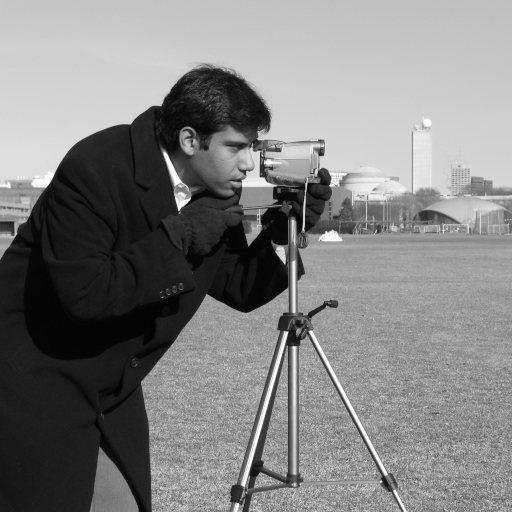
#> input picture skimage.data.camera(), 512 x 512 px
$ jupyter execute --allow-errors adv4_warping.ipynb   (shell and % lines are left out)
#> lines starting #> are read from the running program, lines starting #| are printed output that depends on the picture; after the words box and inside, x2 and y2 are one past the last pixel; in counts of white or black regions, pixels touching at a corner belong together
[cell 1]
from __future__ import division, print_function
import numpy as np

# Overview

- http://scikit-image.org/docs/stable/api/skimage.transform.html
- http://scikit-image.org/docs/stable/api/skimage.transform.html#skimage.transform.warp
- http://scikit-image.org/docs/stable/api/skimage.transform.html#skimage.transform.AffineTransform (and other similar classes)

# Image rotation from scratch

The following code shows how to rotate an image using the skimage (scikit-image) library.

[cell 2]
import matplotlib.pyplot as plt
from skimage import transform, data

camera = data.camera()
#> camera is the input picture: shape (512, 512); min 0, max 255, mean 129.1
rotated = transform.rotate(camera, 30)
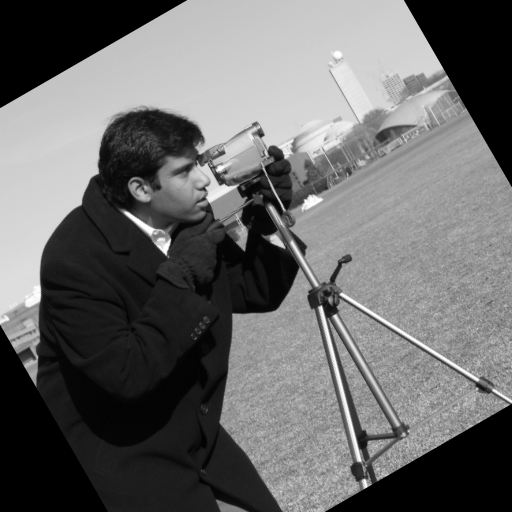
#> rotated: shape (512, 512) float64; min 0, max 1, mean 0.416

f, (ax0, ax1) = plt.subplots(1, 2, figsize=(10, 5))
ax0.imshow(camera, cmap='gray')
ax1.imshow(rotated, cmap='gray');

<span style="font-size: 150%;">**Exercise:** Write an algorithm from scratch that will
do the same (i.e., take an input image as an ndarray, and rotate it).</span>

If you feel creative, you can also write code to magnify (zoom) the image.
<p></p>
You may need: http://en.wikipedia.org/wiki/Polar_coordinate_system
<p></p>
A (bad) solution is given below--but try it yourself before looking!

### A problematic approach

[cell 3]
from skimage import color

[cell 4]
def rotate(image, theta):
#> called with theta = 40
    theta = np.deg2rad(theta)

    height, width = image.shape[:2]
#> height = 512; width = 512
    out = np.zeros_like(image)

    centre_x, centre_y = width / 2., height / 2.
#> centre_x = 256; centre_y = 256

    for x in range(width):
        for y in range(height):

            x_c = x - centre_x
            y_c = y - centre_y

            # Determine polar coordinate of pixel
            radius = np.sqrt(x_c**2 + y_c**2)
            angle = np.arctan2(y_c, x_c)

            new_angle = angle + theta

            new_x = radius * np.cos(new_angle)
            new_y = radius * np.sin(new_angle)

            new_x = new_x + centre_x
            new_y = new_y + centre_y

            if (new_x >= width) or (new_x < 0) or\
               (new_y >= height) or (new_y < 0):
                    continue
            else:
                out[int(new_y), int(new_x)] = image[y, x]
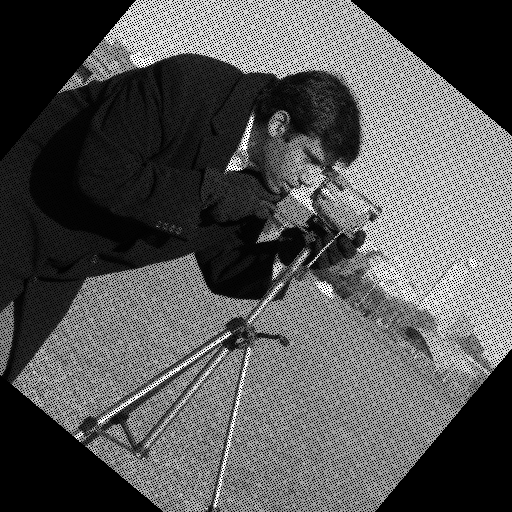
#> out: shape (512, 512); min 0, max 255, mean 86.8

    return out

rotated = rotate(camera, 40)

plt.imshow(rotated, cmap='gray', interpolation='nearest');

## And while we can attempt to fix the problem...

...this is not an optimal approach

[cell 5]
# Attempt at fixing the holes using a median filter
# -- it works, sort of, but it's not the best approach.

height, width = rotated.shape[:2]
#> height = 512; width = 512

out = rotated.copy()

for x in range(1, width - 1):
    for y in range(1, height - 1):
        if out[y, x] == 0:
            out[y, x] = np.median([out[y, x-1],
                                   out[y, x+1],
                                   out[y+1, x],
                                   out[y-1, x]])
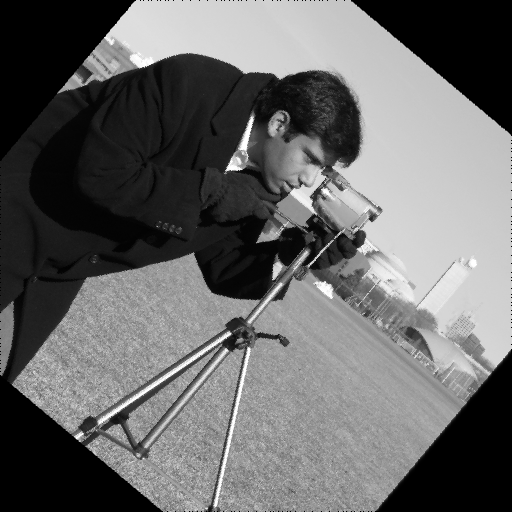
#> out: shape (512, 512); 14.32% of pixels changed, all inside (x1, y1, x2, y2) = (1, 1, 511, 511)

plt.imshow(out, cmap='gray', interpolation='nearest');

[cell 6]
A = np.array([[4, 2], [1, 6]])
print(A)

[cell 7]
plt.imshow(A, cmap='gray', interpolation='nearest');

# For later discussion: interpolation

## Bi-linear interpolation

<div style="clear: both;"/>

Also see [bilinear interpolation on Wikipedia](http://en.wikipedia.org/wiki/Bilinear_interpolation)

# Some warping experiments!

## Fish-eye

[cell 8]
from skimage import transform, data, io
import numpy as np
import matplotlib.pyplot as plt

# Load face
face = io.imread('../images/stefan.jpg')
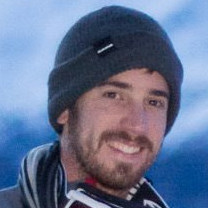
#> input picture images/stefan.jpg, 208 x 208 px
#> face is the input picture: shape (208, 208, 3); mean R, G, B 100.1, 113.5, 144.4

# Get the eye nicely in the middle
face = face[:185, 15:]
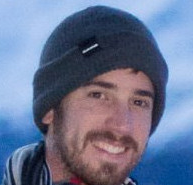
#> face: shape (185, 193, 3); mean R, G, B 105, 115.7, 144.8

[cell 9]
plt.imshow(face)
plt.plot([face.shape[1]/2.], [face.shape[0]/2.], 'or', markersize=14, alpha=0.4)
plt.axis('image');

[cell 10]
# Define a transformation on the x-y coordinates

def fisheye(xy):
    center = np.mean(xy, axis=0)
    xc, yc = (xy - center).T

    # Polar coordinates
    r = np.sqrt(xc**2 + yc**2)
    theta = np.arctan2(yc, xc)

    r = 0.8 * np.exp(r**(1/2.1) / 1.8)

    return np.column_stack((r * np.cos(theta), r * np.sin(theta))) + center

[cell 11]
# Warp and display

out = transform.warp(face, fisheye)
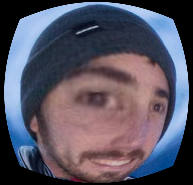
#> out: shape (185, 193, 3) float64; mean R, G, B 0.347, 0.332, 0.392

f, (ax0, ax1) = plt.subplots(1, 2, figsize=(10, 5))
ax0.imshow(face)
ax0.set_axis_off()

ax1.imshow(out)
ax1.set_axis_off()

plt.title('Knock! Knock!')
plt.show()

## Run the following scripts for fun:

(Open up the terminal in the "scripts" directory first)

- **deswirl.py** (run using: ``python deswirl.py``)

    In the UK, a criminal tried to hide his identity by posting
    swirled pictures of his face online.  Here, we use the
    Mona Lisa to illustrate what he did.  Can you restore
    her face back to normal? (Note that you can adjust the
    position of the red dot, as well as move the sliders.)


- **clock_deblur.py**

    I took a picture of a wall clock while moving the camera.  Or perhaps the clock moved.
    Either way, now I cannot read the time!  I've implemented a deblurring
    algorithm--can you adjust its parameters to help me pin-point
    the time?

# Here's code for a swirl transform:

[cell 12]
from skimage import transform

def swirl(xy, center=[0, 0], strength=1, radius=100, rotation=0):
    """Compute the coordinate mapping for a swirl transformation.

    """
    x, y = xy.T
    x0, y0 = center
    rho = np.sqrt((x - x0)**2 + (y - y0)**2)

    # Ensure that the transformation decays to approximately 1/1000-th
    # within the specified radius.
    radius = radius / 5 * np.log(2)

    theta = rotation + strength * \
            np.exp(-rho / radius) + \
            np.arctan2(y - y0, x - x0)

    xy[..., 0] = x0 + rho * np.cos(theta)
    xy[..., 1] = y0 + rho * np.sin(theta)

    return xy


h, w = face.shape[:2]
#> h = 185; w = 193

parameters = {'center': [w/2., h/2.],
              'strength': 8,
              'radius': 90,
              'rotation':  0}

out = transform.warp(face, swirl, parameters)

[cell 13]
f, (ax0, ax1) = plt.subplots(1, 2, figsize=(8, 4))

ax0.imshow(face)
ax1.imshow(out);

# Can you come up with an even better distortion?

## Start with this template:

[cell 14]
def my_warp(xy):
    x = xy[:, 0]
    y = xy[:, 1]

    x = x + 1.5 * np.sin(y / 3)

    return np.hstack((x, y))

image = plt.imread('../images/stefan.jpg')
out = transform.warp(image, my_warp)
#> out: shape (208, 208, 3) float64

f, (ax0, ax1) = plt.subplots(1, 2, figsize=(8, 4))
ax0.imshow(image)
ax1.imshow(out);

## Composing Transformations

scikit-image allows you to compose several transformations.  For example:

[cell 15]
from skimage import data

cat = data.chelsea()
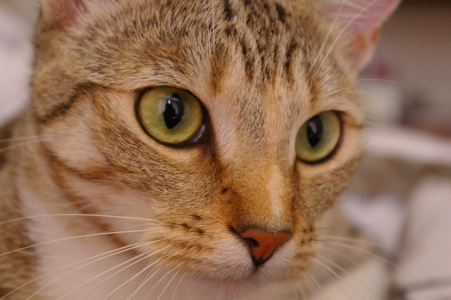
#> input picture skimage.data.chelsea(), 451 x 300 px
#> cat is the input picture: shape (300, 451, 3); mean R, G, B 147.7, 111.4, 86.8
horizontal_shift = transform.SimilarityTransform(translation=[20, 0])

multiple_shifts = horizontal_shift + horizontal_shift + horizontal_shift

f, (ax0, ax1, ax2) = plt.subplots(1, 3, figsize=(15, 5))
ax0.imshow(cat)
ax1.imshow(transform.warp(cat, horizontal_shift.inverse))    # Note the inverse!
ax2.imshow(transform.warp(cat, multiple_shifts.inverse));
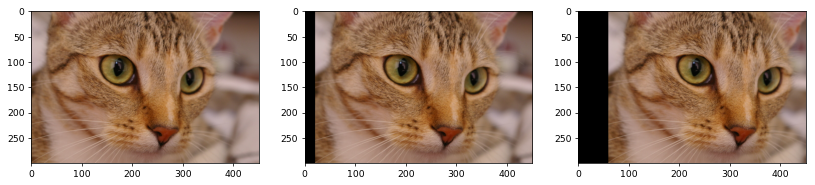
#> figure drawn by matplotlib, 3 panels

The `transform` module allows us to rotate images.  The inner workings is something like this:

[cell 16]
def my_rotate(image, angle):
#> called with angle = 30
    rotation_tf = transform.SimilarityTransform(rotation=np.deg2rad(angle))
    return transform.warp(image, rotation_tf.inverse)
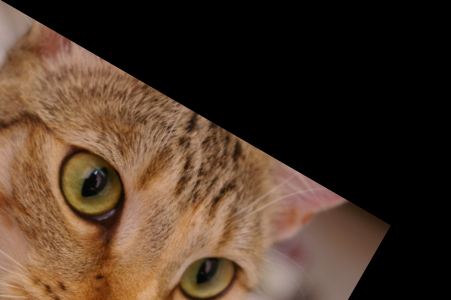
#> returned value: shape (300, 451, 3) float64; mean of channels 0, 1, 2 0.296, 0.216, 0.157; drawn as R, G, B

plt.imshow(my_rotate(cat, 30))

Note that this rotates the cat around the origin (top-left).

**Can you modify `my_rotate` to rotate the image around the center?**

*Hint:*

1. Shift the image (see above) so that the center of the image lies at (0, 0)
2. Rotate the image
3. Shift the image back---the opposite of what you did in step 1

All of this can be achieved by composing transformations and calling `warp` once.

# Advanced challenge: rectifying an image

We know the above tiles are laid out in a square--can you transform
the image so that the tiles are displayed as if you were viewing them from above?

The centre-points of the corner circles are, given as (row, column) coordinates:

```
(72, 129) -- top left
(76, 302) -- top right
(185, 90) -- bottom left
(193, 326) -- bottom right
```

Hint: there is a linear transformation matrix, $H$, such that

$H \mathbf{x} = \mathbf{x}'$

where $\mathbf{x}$ is the *homogeneous* coordinate in the original image and
$\mathbf{x}'$ is the *homogeneous* coordinate in the rectified image (with *homogeneous*
we simply mean that we add an extra 1 at the end, e.g. (72, 129) becomes (72, 129, 1).
The values for $\mathbf{x}$ and their new values, $\mathbf{x}'$,
are therefore:

```
x = (72, 129, 1), x' = (0, 0, 1)
x = (76, 302, 1), x' = (0, 400, 1)
x = (185, 90, 1), x' = (400, 0, 1)
x = (193, 326, 1) x' = (400, 400, 1)
```

(You can choose any output size you like--I chose $400 \times 400$)

Why do we need homogeneous coordinates?  It allows us to have *translation* as part of H:

$
\left[\begin{array}{ccc}
H_{00} & H_{01} & H_{02}\\
H_{10} & H_{11} & H_{12}\\
H_{20} & H_{21} & 1
\end{array}\right]\left[\begin{array}{c}
x\\
y\\
1
\end{array}\right]=\left[\begin{array}{c}
H_{00}x+H_{01}y+H_{02}\\
H_{10}x+H_{11}y+H_{12}\\
H_{20}x+H_{21}y+H_{22}
\end{array}\right]
$

Note that each element of the output coordinate is of the form $ax + by + c$.  Without the 1 in the last position of the coordinate, there would have been no $+ c$ and therefore no translation!

The question on how to determine $H$ is left for another day.  If you are curious,
the [answer can be found here](homography.pdf).

In the meantime, I provide some code to calculate $H$:

[cell 17]
from skimage.transform import estimate_transform

source = np.array([(129, 72),
                   (302, 76),
                   (90, 185),
                   (326, 193)])

target = np.array([[0, 0],
                   [400, 0],
                   [0, 400],
                   [400, 400]])

tf = estimate_transform('projective', source, target)
H = tf.params
print(H)

Using the code in the cell above, you can compute the target coordinate of any position in the original image.

[cell 18]
# Verify that the top left corner maps to (0, 0)

x = np.array([[129, 72, 1]])

z = np.dot(H, x.T)
z /= z[2]

print(z)

### Here's a template solution:

[cell 19]
def rectify(xy):
    x = xy[:, 0]
    y = xy[:, 1]

    # We need to provide the backward mapping, from the target
    # image to the source image.
    HH = np.linalg.inv(H)

    # You must fill in your code here to take
    # the matrix HH (given above) and to transform
    # each coordinate to its new position.
    #
    # Hint: handy functions are
    #
    # - np.dot (matrix multiplication)
    # - np.ones_like (make an array of ones the same shape as another array)
    # - np.column_stack
    # - A.T -- type .T after a matrix to transpose it
    # - x.reshape -- reshapes the array x

    # ... your code
    # ... your code
    # ... your code
    # ... your code

    return ...


image = plt.imread('images/chapel_floor.png')
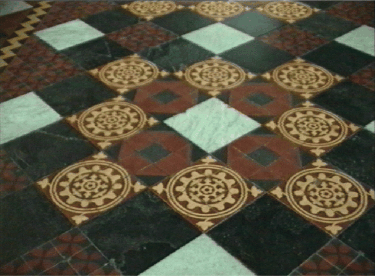
#> input picture images/chapel_floor.png, 376 x 277 px, found by its file name
#> image is the input picture: shape (277, 376, 4) float32; mean R, G, B, A 0.344, 0.326, 0.253, 1
#> (the rest of this cell did not finish here and is left out)
